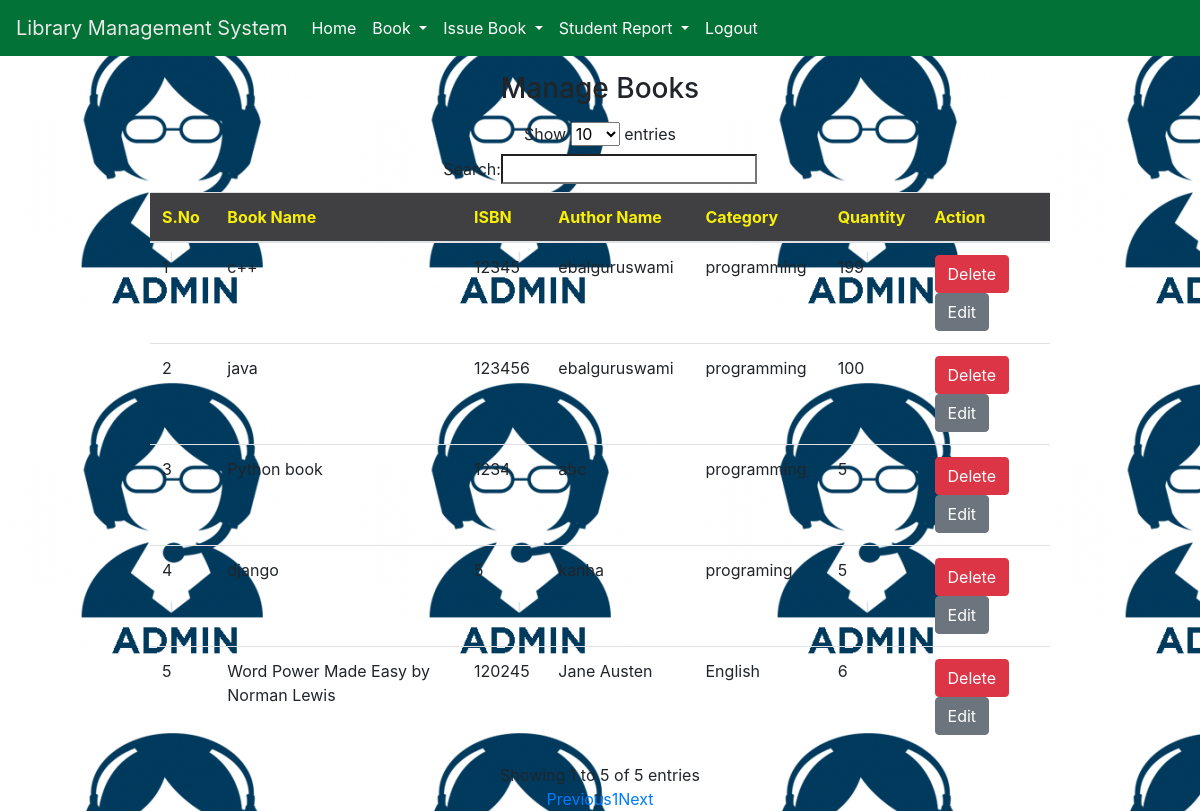
Page /viewbook/ (signed in) on the committed database.
### library/models.py (models this page shows, shortened)
class Book(models.Model):
    book_name=models.CharField(max_length=100, null=True)
    category = models.CharField(max_length=30,null=True)
    quantity =models.IntegerField(null=True)
    author = models.CharField(max_length=100,null=True)
    isbn = models.IntegerField(null=True)

### library/views.py (the view)
# urls.py: path('viewbook/',viewbook, name='viewbook'),
def viewbook(request):
    if not request.user.is_authenticated:
        return redirect('loginadmin')
    data=Book.objects.all()
    d={'data':data}
    return render(request,'bookview.html',d)

### library/templates/bookview.html (shortened to what this page needs)
{% extends 'navigation.html' %}
{% load static %}
{% block body %}
    <h3 align="center" class="my-3">Manage Books</h3>
<div align="center">
    <table id="myTable" style="width:900px" class="table table-border">
        <thead style="background-color:#404042;color:rgb(248, 240, 6)">
        <tr>
            <th>S.No</th>
            <th>Book Name</th>
            <th>ISBN</th>
            <th>Author Name</th>
            <th>Category</th>
            <th>Quantity</th>
            <th>Action</th>
        </tr>
        </thead>
        <tbody>
        {% for i in data %}
        <tr>
            <td>{{forloop.counter}}</td>
            <td>{{i.book_name}}</td>
            <td>{{i.isbn}}</td>
            <td>{{i.author}}</td>
            <td>{{i.category}}</td>
            <td>{{i.quantity}}</td>
            <td> <a href="{% url 'deletebook' i.id %}" class="btn btn-danger">Delete</a>
             &nbsp;&nbsp;<a href="{% url 'editbook' i.id %}" class="btn btn-secondary">Edit</a></td>
        </tr>
        {% endfor %}
        </tbody>
    </table>
</div>
{% endblock %}

### library/templates/navigation.html (style rules this page uses)
* { box-sizing: border-box; }
body { background-image:url("admin.png"); }

### rows in the picture
Book: book_name "c++", isbn "12345", author "ebalguruswami", category "programming", quantity "199"
Book: book_name "java", isbn "123456", author "ebalguruswami", category "programming", quantity "100"
Book: book_name "Python book", isbn "1234", author "abc", category "programming", quantity "5"
Book: book_name "django", isbn "5", author "kanha", category "programing", quantity "5"
Book: book_name "Word Power Made Easy by Norman Lewis", isbn "120245", author "Jane Austen", category "English", quantity "6"
